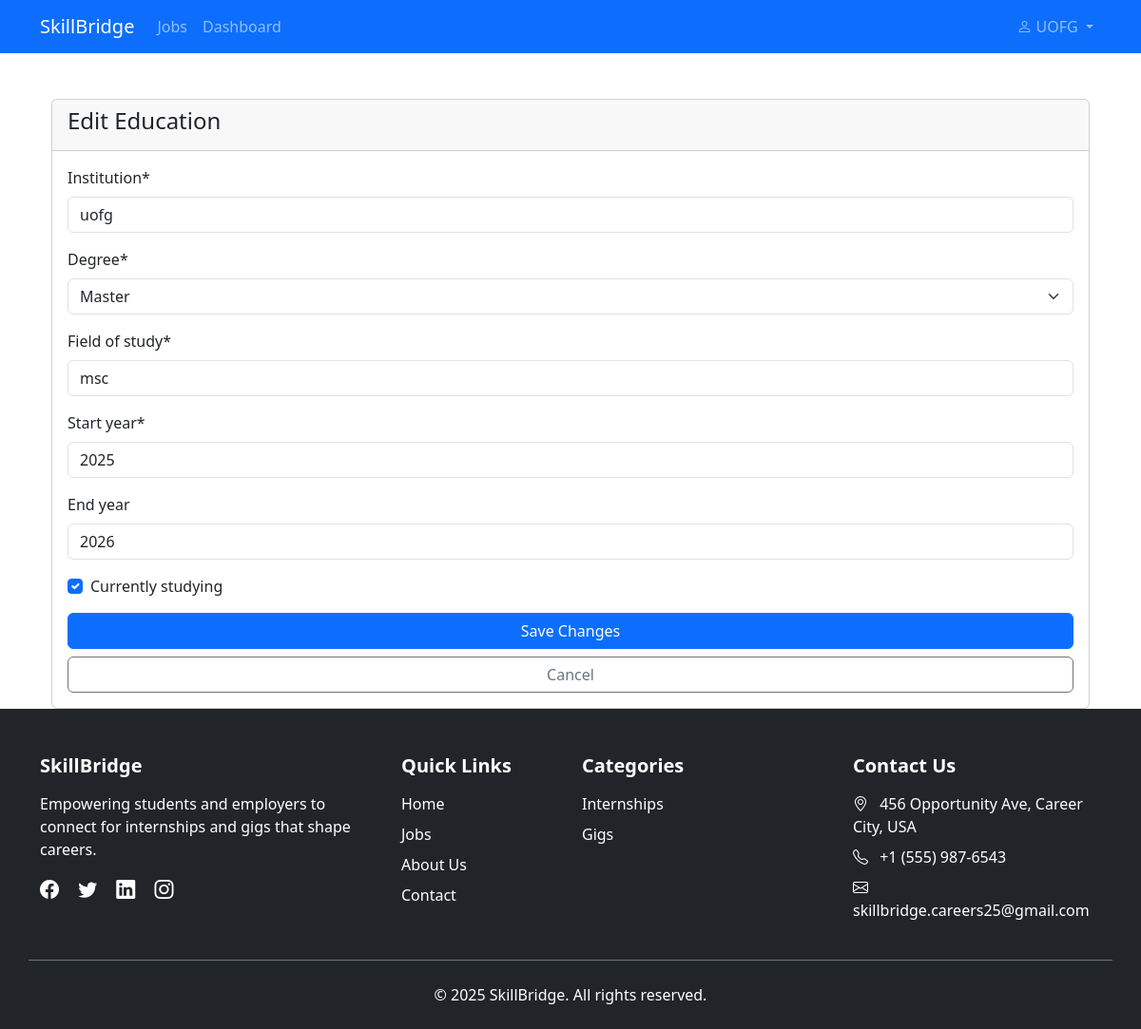
The page /accounts/education/edit/2/ (signed in) on the database its author committed.
### accounts/models.py (models this page shows, shortened)
class User(AbstractUser):
    is_student = models.BooleanField(default=False)
    is_employer = models.BooleanField(default=False)
    is_verified = models.BooleanField(default=False)

class StudentProfile(models.Model):
    user = models.OneToOneField(settings.AUTH_USER_MODEL, on_delete=models.CASCADE, primary_key=True)
    personal_email = models.EmailField(unique=True, blank=True, null=True)
    profile_picture = models.ImageField(upload_to='profile_pics/', blank=True, null=True)
    profile_picture_url = models.URLField(blank=True, null=True)
    bio = models.TextField(blank=True, null=True)
    location = models.CharField(max_length=100, blank=True, null=True)
    github_url = models.URLField(blank=True, null=True)
    personal_website = models.URLField(blank=True, null=True)
    resume = models.FileField(upload_to='resumes/', blank=True, null=True)
    skills = models.ManyToManyField(Skill, blank=True)
    work_preference = models.CharField(max_length=4, choices=[
        ('INT', 'Internship'), ('GIG', 'Gigs'), ('BOTH', 'Both')
    ], blank=True, null=True)
    availability = models.CharField(max_length=10, choices=[
        ('FULL', 'Full-time'), ('PART', 'Part-time'), ('FLEX', 'Flexible')
    ], blank=True, null=True)
    student_id_document = models.FileField(upload_to='student_ids/', blank=True, null=True)
    phone_regex = RegexValidator(
    regex=r'^\+\d{12}$',
    message="Phone number must be in the format: '+CCXXXXXXXXXX' (2-digit country code + 10-digit number)."
)
    phone_number = models.CharField(validators=[phone_regex], max_length=13, blank=True, null=True)
    university = models.CharField(max_length=200, blank=True, null=True)
    country = models.CharField(max_length=100, blank=True, null=True)
    student_id_verified = models.BooleanField(default=False)
    stripe_account_id = models.CharField(max_length=255, blank=True, help_text="Stripe Connect account ID for payments")
    is_approved = models.BooleanField(default=False)
    def admin_photo(self):
        if self.profile_picture:
            return mark_safe(f'<img src="{self.profile_picture.url}" width="100" />')
        return "No Image"
    admin_photo.short_description = 'Profile Picture'
    admin_photo.allow_tags = True
    @property
    def profile_picture_url(self):
        if self.profile_picture and hasattr(self.profile_picture, 'url'):
            return self.profile_picture.url
        return '/static/images/default-profile.jpg'

class Education(models.Model):
    student = models.ForeignKey(StudentProfile, on_delete=models.CASCADE, related_name='educations')
    institution = models.CharField(max_length=200)
    degree = models.CharField(max_length=100, choices=[
        ('HS', 'High School'), ('BA', 'Bachelor'), ('MA', 'Master'), ('PHD', 'PhD'), ('OTHER', 'Other')
    ])
    field_of_study = models.CharField(max_length=100)
    start_year = models.PositiveIntegerField()
    end_year = models.PositiveIntegerField(blank=True, null=True)
    currently_studying = models.BooleanField(default=False)

### accounts/views.py (the view)
# urls.py: path('education/edit/<int:id>/', views.edit_education, name='edit_education'),
@login_required
def edit_education(request, id):
    education = get_object_or_404(Education, id=id, student__user=request.user)
    if request.method == 'POST':
        form = EducationForm(request.POST, instance=education)
        if form.is_valid():
            form.save()
            messages.success(request, 'Education updated successfully.')
            return redirect('accounts:student_profile')
    else:
        form = EducationForm(instance=education)
    return render(request, 'accounts/edit_education.html', {'form': form})

### accounts/forms.py
class EducationForm(ModelForm):
    class Meta:
        model = Education
        fields = ['institution', 'degree', 'field_of_study', 'start_year', 'end_year', 'currently_studying']
        widgets = {
            'institution': forms.TextInput(attrs={'required': True}),
            'degree': forms.Select(attrs={'required': True}),
            'field_of_study': forms.TextInput(attrs={'required': True}),
            'start_year': forms.NumberInput(attrs={'required': True}),
            'end_year': forms.NumberInput(attrs={'required': False}),
        }

### jobs/context_processors.py (called while the page is built)
def user_ui_settings(request):
    ctx = {'dark_mode': False}
    if request.user.is_authenticated and hasattr(request.user, 'studentprofile'):
        settings_obj = getattr(request.user.studentprofile, 'settings', None)
        if settings_obj:
            ctx['dark_mode'] = bool(settings_obj.dark_mode)
    return ctx

### accounts/templates/accounts/edit_education.html (shortened to what this page needs)
{% extends "base.html" %}
   {% load crispy_forms_tags %}
   {% block content %}
   <div class="container mt-5">
       <div class="card">
           <div class="card-header">
               <h4>Edit Education</h4>
           </div>
           <div class="card-body">
               <form method="POST">
                   {{ form|crispy }}
                   <div class="d-grid gap-2">
                       <button type="submit" class="btn btn-primary">Save Changes</button>
                       <a href="{% url 'accounts:student_profile' %}" class="btn btn-outline-secondary">Cancel</a>
                   </div>
               </form>
           </div>
       </div>
   </div>
   {% endblock %}

### templates/base.html (shortened to what this page needs)
<!DOCTYPE html>
{% load static %}
<html lang="en">
<head>
    <link href="https://cdn.jsdelivr.net/npm/bootstrap@5.3.0/dist/css/bootstrap.min.css" rel="stylesheet">
    <link rel="stylesheet" href="https://cdn.jsdelivr.net/npm/bootstrap-icons@1.10.0/font/bootstrap-icons.css">
    <link rel="stylesheet" href="{% static 'css/main.css' %}">
</head>
<body {% if dark_mode %}
    data-bs-theme="dark" data-theme="dark"
    {% else %}
        data-bs-theme="light" data-theme="light"
    {% endif %}
    >
    <nav class="navbar navbar-expand-lg navbar-dark bg-primary">
        <div class="container">
            <a class="navbar-brand" href="{% url 'home' %}">SkillBridge</a>
            <div class="collapse navbar-collapse" id="navbarNav">
                <ul class="navbar-nav me-auto">
                    {% if not user.is_employer %}
                    <li class="nav-item">
                        <a class="nav-link" href="{% url 'jobs:job_list' %}">Jobs</a>
                    </li>
                    {% endif %}
                    {% if user.is_authenticated %}
                        {% if user.is_student %}
                            <li class="nav-item">
                                <a class="nav-link" href="{% url 'jobs:student_dashboard' %}">Dashboard</a>
                            </li>
                        {% elif user.is_employer %}
                            <li class="nav-item">
                                <a class="nav-link" href="{% url 'jobs:employer_dashboard' %}">Dashboard</a>
                            </li>
                        {% endif %}
                    {% endif %}
                </ul>
                <ul class="navbar-nav">
                    {% if user.is_authenticated %}
                        <li class="nav-item dropdown">
                            <a class="nav-link dropdown-toggle" href="#" role="button" data-bs-toggle="dropdown">
                                {% if user.is_student %}
                                    <i class="bi bi-person"></i> {{ user.studentprofile.university|default:"Student" }}
                                {% else %}
                                    <i class="bi bi-building"></i> {{ user.employerprofile.company_name|default:"Employer" }}
                                {% endif %}
                            </a>
                        </li>
                    {% endif %}
                </ul>
            </div>
        </div>
    </nav>
    <div class="container mt-4">
        {% block content %}{% endblock %}
    </div>
    <footer class="bg-dark text-white pt-5 pb-4">
        <div class="container">
            <div class="row g-4">
                <div class="col-md-4">
                    <h5 class="mb-3 fw-bold">SkillBridge</h5>
                    <p class="text-white-75">Empowering students and employers to connect for internships and gigs that shape careers.</p>
                    <div class="social-icons mt-3">
                        <a href="https://www.facebook.com/SkillBridgeOfficial" class="text-white me-3" target="_blank"><i class="bi bi-facebook fs-5"></i></a>
                        <a href="https://x.com/SkillBridgeHQ" class="text-white me-3" target="_blank"><i class="bi bi-twitter fs-5"></i></a>
                        <a href="https://www.linkedin.com/company/skillbridge" class="text-white me-3" target="_blank"><i class="bi bi-linkedin fs-5"></i></a>
                        <a href="https://www.instagram.com/SkillBridgeOfficial" class="text-white" target="_blank"><i class="bi bi-instagram fs-5"></i></a>
                    </div>
                </div>
                <div class="col-md-2">
                    <h5 class="mb-3 fw-bold">Quick Links</h5>
                    <ul class="list-unstyled">
                        <li class="mb-2"><a href="{% url 'home' %}" class="text-white text-decoration-none hover:text-primary">Home</a></li>
                        <li class="mb-2"><a href="{% url 'jobs:job_list' %}" class="text-white text-decoration-none hover:text-primary">Jobs</a></li>
                        <li class="mb-2"><a href="{% url 'about' %}" class="text-white text-decoration-none hover:text-primary">About Us</a></li>
                        <li class="mb-2"><a href="{% url 'contact' %}" class="text-white text-decoration-none hover:text-primary">Contact</a></li>
                    </ul>
                </div>
                <div class="col-md-3">
                    <h5 class="mb-3 fw-bold">Categories</h5>
                    <ul class="list-unstyled">
                        <li class="mb-2"><a href="{% url 'jobs:job_list' %}?job_type=INT" class="text-white text-decoration-none hover:text-primary">Internships</a></li>
                        <li class="mb-2"><a href="{% url 'jobs:job_list' %}?job_type=GIG" class="text-white text-decoration-none hover:text-primary">Gigs</a></li>
                    </ul>
                </div>
                <div class="col-md-3">
                    <h5 class="mb-3 fw-bold">Contact Us</h5>
                    <ul class="list-unstyled text-white-75">
                        <li class="mb-2"><i class="bi bi-geo-alt me-2"></i> 456 Opportunity Ave, Career City, USA</li>
                        <li class="mb-2"><i class="bi bi-telephone me-2"></i> +1 (555) 987-6543</li>
                        <li class="mb-2"><i class="bi bi-envelope me-2"></i> skillbridge.careers25@gmail.com</li>
                    </ul>
                </div>
            </div>
            <div class="row pt-4 mt-4 border-top border-secondary">
                <div class="col-12 text-center">
                    <p class="mb-0 text-white-75">&copy; 2025 SkillBridge. All rights reserved.</p>
                </div>
            </div>
        </div>
    </footer>
</body>
</html>

### static/css/main.css (style rules this page uses)
body { margin: 0; padding: 0; overflow-x: hidden; }

### rows shown on the page
User: studentprofile.university "UOFG"
Education: institution "uofg", degree "Master", field_of_study "msc", start_year "2025", end_year "2026", currently_studying "☑"
